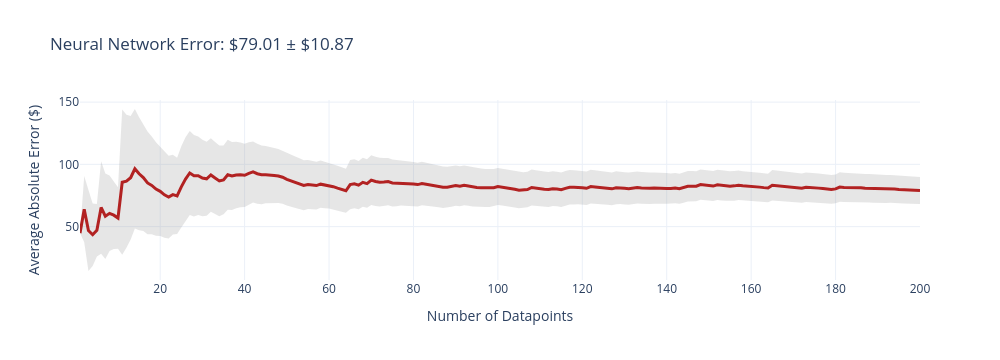
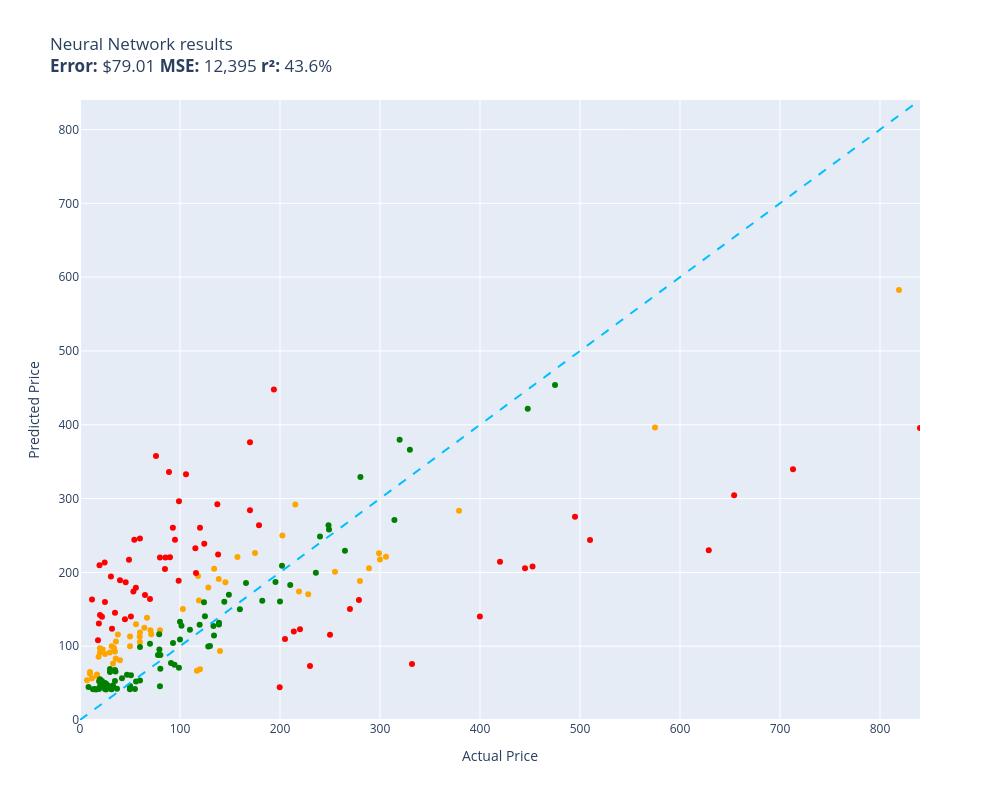

Notebook source saved alongside these figures, in order:
### Code cell
evaluate(neural_network, test)

### Figure 1 — Plotly figure (JSON) as saved in the notebook; plotly's stock layout.template omitted (floating-point values rounded to 4 significant figures; data arrays with more than 128 entries replaced by an {"elided": "..."} marker saying what was removed)
{"data": [{"fill": "toself", "fillcolor": "rgba(128,128,128,0.2)", "hoverinfo": "skip", "line": {"color": "rgba(255,255,255,0)"}, "name": "95% CI", "showlegend": false, "type": "scatter", "x": {"elided": "400 int values"}, "y": {"elided": "400 float values"}}, {"customdata": {"elided": "200x1 float values"}, "hovertemplate": "n=%{x}<br>Avg Error=$%{y:,.2f}<br>±95% CI=$%{customdata[0]:,.2f}<extra></extra>", "line": {"color": "firebrick", "width": 3}, "mode": "lines", "name": "Cumulative Avg Error", "type": "scatter", "x": {"elided": "200 int values"}, "y": {"elided": "200 float values"}}], "layout": {"height": 360, "showlegend": false, "title": {"text": "Neural Network Error: $79.01 ± $10.87"}, "width": 1000, "xaxis": {"title": {"text": "Number of Datapoints"}}, "yaxis": {"title": {"text": "Average Absolute Error ($)"}}}}

### Figure 2 — Plotly figure (JSON) as saved in the notebook; plotly's stock layout.template omitted (floating-point values rounded to 4 significant figures)
{"data": [{"customdata": [["Old Blood Noise Excess V2 Distortion Cho...\nGuess=$174.22 Actual=$219.00"], ["Stand for Raven Pro Document Scanner - P...\nGuess=$91.40 Actual=$29.85"], ["ACDelco GM Original Equipment FW339 Fron...\nGuess=$292.04 Actual=$215.33"], ["8544771 Dryer Heating Element, 279816 Th...\nGuess=$83.34 Actual=$35.74"], ["Metabo HPT 36V MultiVolt™ Cordless Rotar...\nGuess=$283.59 Actual=$379.00"], ["LOVE MEI Galaxy S10 Lite Case, Military ...\nGuess=$76.48 Actual=$32.98"], ["LD Products Compatible Toner Cartridge R...\nGuess=$99.91 Actual=$49.98"], ["PEMP E65 E66 CDC Simulate Optical Fiber ...\nGuess=$162.02 Actual=$119.00"], ["SKB iSeries 3i-13096-6KP Case for BlackM...\nGuess=$226.41 Actual=$174.99"], ["10GBase-LR SFP+ Transceiver, Handar 10GB...\nGuess=$91.38 Actual=$19.99"], ["Canon EOS Rebel T7 Digital SLR Camera wi...\nGuess=$582.61 Actual=$819.00"], ["Evergreen HSHB2005 Cylinder Head Gasket ...\nGuess=$112.78 Actual=$59.69"], ["Southwire 120V/15A Right Angle User Atta...\nGuess=$115.80 Actual=$37.87"], ["Tidal Front + Rear Fender Flares 4PC Poc...\nGuess=$200.90 Actual=$254.99"], ["DALDED LED Light Kit for Lego Sonic Gree...\nGuess=$89.33 Actual=$24.99"], ["Baseball Backpacks Large 18 Inch Bookbag...\nGuess=$99.89 Actual=$31.77"], ["Wenger City Upgrade Laptop Backpack with...\nGuess=$186.71 Actual=$145.42"], ["Diversitech WG840585 Motor, (Ddb) 1/3Hp,...\nGuess=$204.91 Actual=$134.12"], ["Retevis RT68 Soft Earhook Walkie Talkie ...\nGuess=$54.02 Actual=$6.99"], ["Evan-Fischer Front Bumper Cover Compatib...\nGuess=$250.13 Actual=$202.38"], ["Laisomeke Waterproof Junction Box, Unive...\nGuess=$56.54 Actual=$11.99"], ["Miyaya@ Funny Animal Masks Collection fo...\nGuess=$61.59 Actual=$16.99"], ["Trail Gear Twin Stick Kit for Top Shift ...\nGuess=$188.17 Actual=$279.92"], ["Beck/Arnley 0421945 Air Filter\nGuess=$106.35 Actual=$35.87"], ["IQShield Screen Protector Compatible wit...\nGuess=$64.98 Actual=$9.95"], ["Liberty Imports 12 Pack: US Military Toy...\nGuess=$59.51 Actual=$16.98"], ["Neporal Full Spectrum Light Bulb, 6000K ...\nGuess=$85.60 Actual=$18.59"], ["Pidoko Kids Train Table, Grey with 90 Pc...\nGuess=$68.67 Actual=$119.97"], ["LEGO Marvel Avengers War Machine Buster ...\nGuess=$118.54 Actual=$59.95"], ["Kingston Brass KS269SN Kingston Clawfoot...\nGuess=$221.18 Actual=$305.99"], ["Pioneer 2AM401-BN Two Handle Kitchen Fau...\nGuess=$170.41 Actual=$228.22"], ["LSSAGOON Backpack for Women Teen Kids Gi...\nGuess=$97.51 Actual=$33.99"], ["Grey Pneumatic 1311SD Impact Socket Set\nGuess=$220.67 Actual=$157.43"], ["Walker Exhaust Ultra EPA 16478 Direct Fi...\nGuess=$396.38 Actual=$574.99"], ["4pc Wheel Spacers Adapters 4\" (2inch Per...\nGuess=$66.59 Actual=$116.95"], ["LSI Broadcom SAS 9300-8i 8-port 12Gb/s S...\nGuess=$195.25 Actual=$118.00"], ["Mikrotik RB3011UIAS-RM RouterBOARD 10xGi...\nGuess=$226.01 Actual=$299.00"], ["DuraGo 29515020 Front Hub Assembly\nGuess=$179.59 Actual=$128.34"], ["Chalkboard Name Badges with Magnetic Bac...\nGuess=$97.19 Actual=$19.95"], ["Linkloos Solar Street Lights Outdoor Wat...\nGuess=$129.71 Actual=$55.99"], ["GENUINE VOLVO THERMOSTAT (3.0, 3.2) S60 ...\nGuess=$150.22 Actual=$102.85"], ["Pyle Wireless Rear View Backup Camera - ...\nGuess=$121.56 Actual=$70.45"], ["Hp Pavilion P7-1257c Motherboard Aahd3-h...\nGuess=$105.52 Actual=$59.86"], ["Amana Tool - SC587 Carbide Tipped 3-Wing...\nGuess=$116.06 Actual=$71.23"], ["LCD Screen for Dell Inspiron 17R 17.3\" H...\nGuess=$125.13 Actual=$64.37"], ["StonKraft Brass Chess Board Game Set wit...\nGuess=$93.41 Actual=$140.00"], ["Audio Techinca ATW-T1002 System 10 Handh...\nGuess=$205.67 Actual=$289.00"], ["VONADO Space Wars Colonial Viper MK1 Bui...\nGuess=$80.97 Actual=$39.99"], ["Replacement Remote Control fit for Sony ...\nGuess=$62.63 Actual=$9.99"], ["Star Wars Die-Cast Metal TITANIUM Series...\nGuess=$95.36 Actual=$22.70"], ["HP Laserjet 2100 Laser Printer W/Test Pr...\nGuess=$217.47 Actual=$299.98"], ["Viola Bow 4/4 Full Size Carbon Fiber (Bl...\nGuess=$113.02 Actual=$49.99"], ["KZ ZS10 Pro in Ear Monitor Headphone KZ ...\nGuess=$138.57 Actual=$66.99"], ["Jada Toys Ryan's World Combo Panda Airli...\nGuess=$92.67 Actual=$34.94"], ["Garmin 010-12402-10 GT15M-TM Transom-Mou...\nGuess=$190.95 Actual=$138.74"], ["MonMount Triple Monitor Stand Freestandi...\nGuess=$121.53 Actual=$79.99"]], "hovertemplate": "%{customdata[0]}<extra></extra>", "legendgroup": "orange", "marker": {"color": "orange", "size": 6, "symbol": "circle"}, "mode": "markers", "name": "orange", "orientation": "v", "showlegend": true, "type": "scatter", "x": [219.0, 29.85, 215.3, 35.74, 379.0, 32.98, 49.98, 119.0, 175.0, 19.99, 819.0, 59.69, 37.87, 255.0, 24.99, 31.77, 145.4, 134.1, 6.99, 202.4, 11.99, 16.99, 279.9, 35.87, 9.95, 16.98, 18.59, 120.0, 59.95, 306.0, 228.2, 33.99, 157.4, 575.0, 117.0, 118.0, 299.0, 128.3, 19.95, 55.99, 102.8, 70.45, 59.86, 71.23, 64.37, 140.0, 289.0, 39.99, 9.99, 22.7, 300.0, 49.99, 66.99, 34.94, 138.7, 79.99], "xaxis": "x", "y": [174.2, 91.4, 292.0, 83.34, 283.6, 76.48, 99.91, 162.0, 226.4, 91.38, 582.6, 112.8, 115.8, 200.9, 89.33, 99.89, 186.7, 204.9, 54.02, 250.1, 56.54, 61.59, 188.2, 106.3, 64.98, 59.51, 85.6, 68.67, 118.5, 221.2, 170.4, 97.51, 220.7, 396.4, 66.59, 195.2, 226.0, 179.6, 97.19, 129.7, 150.2, 121.6, 105.5, 116.1, 125.1, 93.41, 205.7, 80.97, 62.63, 95.36, 217.5, 113.0, 138.6, 92.67, 190.9, 121.5], "yaxis": "y"}, {"customdata": [["telpo Headlight Assembly Fit For 15 Camr...\nGuess=$199.19 Actual=$115.99"], ["RBC12-UPC Replacement Battery Cartridge ...\nGuess=$73.03 Actual=$229.99"], ["Bam France 2002XL Contoured Hightech Bla...\nGuess=$339.60 Actual=$713.00"], ["46mm Digital Pro High-Resolution Close-U...\nGuess=$142.37 Actual=$19.99"], ["Innovative Percussion CB-6 Chamois Bass ...\nGuess=$244.19 Actual=$54.32"], ["HK SYSTEMS 13\" Heavy Duty Black \"Push\" O...\nGuess=$204.43 Actual=$84.95"], ["Bam Trekking 3027SB Single Black Clarine...\nGuess=$75.93 Actual=$332.00"], ["DEWALT 20V MAX* XR Impact Driver with Bl...\nGuess=$208.07 Actual=$452.53"], ["Mini PC, Kinupute Desktop Computer E3-12...\nGuess=$275.22 Actual=$495.00"], ["Aolemi Oil Rubbed Bronze Single Function...\nGuess=$188.59 Actual=$98.65"], ["Deco Mount Pro Tripod Microphone Stand w...\nGuess=$245.90 Actual=$59.95"], ["Scranton & Co 3 Drawer Mobile File Cabin...\nGuess=$232.56 Actual=$115.35"], ["Task T24287 Roman Ogee Router Bit with 1...\nGuess=$179.15 Actual=$55.88"], ["Travelpro Platinum Elite Slim Business L...\nGuess=$119.95 Actual=$213.83"], ["JRready ST6313 DT Deutsch Connector Kit,...\nGuess=$44.33 Actual=$199.68"], ["15\" Locking Shower Head Extension Arm in...\nGuess=$220.10 Actual=$79.95"], ["Dakota Alert MURS Alert Probe Sensor - M...\nGuess=$122.93 Actual=$219.99"], ["152MM Hole Saws M42 Bi-Metal High Speed ...\nGuess=$107.97 Actual=$17.99"], ["Projector, CRAZVIEW Projector with WiFi ...\nGuess=$174.07 Actual=$53.40"], ["MC: Pindicator (Dual Intensity Amber)\nGuess=$189.26 Actual=$40.00"], ["Poison Spyder 10-08-020 Rocker Knocker\nGuess=$230.07 Actual=$628.76"], ["DIMARZIO 204284 DP 163FBK Blues Bucker G...\nGuess=$220.33 Actual=$89.99"], ["Lighted Triangle Mirror Cabinet Bathroom...\nGuess=$205.75 Actual=$445.00"], ["BESTILL Wall Mounted Shower Faucet Set, ...\nGuess=$357.71 Actual=$76.00"], ["Engine Thermostat, Replace 19301-PAA-306...\nGuess=$130.68 Actual=$18.89"], ["Dell Optiplex 390 Desktop Computer i3 3....\nGuess=$238.69 Actual=$124.27"], ["Satco S9596, 4 Count (Pack of 1), 4.18\nGuess=$163.30 Actual=$12.00"], ["EMART Photography C Stand with Boom Arm,...\nGuess=$260.50 Actual=$119.99"], ["KOHLER K-1185540-CP Assembly-Slider\nGuess=$186.62 Actual=$45.67"], ["Trim Kit for 2-handle Shower & Tub Valve...\nGuess=$244.22 Actual=$94.99"], ["Aeromotive 13304 Regulator, X1 Adjustabl...\nGuess=$150.49 Actual=$269.95"], ["Royal Designs, Inc. Decorative Abundant ...\nGuess=$159.72 Actual=$24.95"], ["Canon Sure Shot 90u 35mm Date Camera\nGuess=$140.19 Actual=$399.89"], ["Wilkinson LOW GAUSS Vintage Tone Strat S...\nGuess=$194.51 Actual=$30.93"], ["Ibanez M510OVS Acoustic Mandolin in Vint...\nGuess=$376.41 Actual=$169.99"], ["Berta (6 Pieces) 1-1/4 inch Overlay, 90 ...\nGuess=$213.31 Actual=$24.66"], ["CradlePoint Compact Broadband Router (CB...\nGuess=$336.16 Actual=$89.00"], ["Auertech Portable Washing Machine, 14lbs...\nGuess=$296.30 Actual=$98.99"], ["18 Inch White Undermount Kitchen Sink - ...\nGuess=$263.88 Actual=$179.00"], ["Evan Fischer Radiator Cooling Fan Assemb...\nGuess=$292.26 Actual=$137.34"], ["ECCPP Power Steering Pump for 2009-2010 ...\nGuess=$220.24 Actual=$85.48"], ["UPR Mach 1 Chin Spoiler Fits 94-98 Musta...\nGuess=$169.31 Actual=$64.99"], ["SP Air Corporation SP-8102BU 1/4-Inch He...\nGuess=$109.59 Actual=$204.99"], ["Skullcandy Hesh Evo Bluetooth Headphones...\nGuess=$164.10 Actual=$69.99"], ["ASUS VY279HE-W 27” 1080P Monitor - White...\nGuess=$224.37 Actual=$138.10"], ["Music Hall pa15.3 MM/MC Phono Preamplifi...\nGuess=$115.48 Actual=$250.00"], ["Lorell Bell Chair Glide, 2.5\", Black\nGuess=$209.49 Actual=$19.50"], ["4 Inches Rolled Muffler Tip Catback Exha...\nGuess=$447.68 Actual=$193.88"], ["CTLAMP XL-2100 Professional Quality XL-2...\nGuess=$123.51 Actual=$32.00"], ["200 ' feet True 14 Gauge AWG CCA Speaker...\nGuess=$136.50 Actual=$44.95"], ["Competition Clutch Disc and Pressure Pla...\nGuess=$243.77 Actual=$510.00"], ["KUNFINE Android Radio CarPlay & Android ...\nGuess=$332.88 Actual=$106.00"], ["VIPMOTOZ Sequential Turn Signal Premium ...\nGuess=$162.72 Actual=$278.94"], ["A-Premium Front Suspension Steering Knuc...\nGuess=$216.97 Actual=$48.99"], ["Dell XPS 13 9343-2727SLV 13.3\" Full HD S...\nGuess=$395.65 Actual=$839.99"], ["Pacific Drums PDCM1618TTRB 16 x 18 Inche...\nGuess=$214.36 Actual=$419.99"], ["Blanco 230966 Valea Stainless Steel Sink...\nGuess=$260.42 Actual=$92.88"], ["Empava 24\" Single Wall Ovens 10 Cooking ...\nGuess=$304.49 Actual=$654.14"], ["VTech Strum and Jam Kidi Musical Guitar ...\nGuess=$139.76 Actual=$21.99"], ["Pyle 2x120 Watt Home Audio Speaker Power...\nGuess=$140.12 Actual=$50.92"], ["STICKGOO Peel and Stick Backsplash for K...\nGuess=$145.14 Actual=$34.99"], ["Xiaomi Redmi 10 2022 NFC 4G LTE (128GB +...\nGuess=$284.10 Actual=$169.99"]], "hovertemplate": "%{customdata[0]}<extra></extra>", "legendgroup": "red", "marker": {"color": "red", "size": 6, "symbol": "circle"}, "mode": "markers", "name": "red", "orientation": "v", "showlegend": true, "type": "scatter", "x": [116.0, 230.0, 713.0, 19.99, 54.32, 84.95, 332.0, 452.5, 495.0, 98.65, 59.95, 115.3, 55.88, 213.8, 199.7, 79.95, 220.0, 17.99, 53.4, 40.0, 628.8, 89.99, 445.0, 76.0, 18.89, 124.3, 12.0, 120.0, 45.67, 94.99, 269.9, 24.95, 399.9, 30.93, 170.0, 24.66, 89.0, 98.99, 179.0, 137.3, 85.48, 64.99, 205.0, 69.99, 138.1, 250.0, 19.5, 193.9, 32.0, 44.95, 510.0, 106.0, 278.9, 48.99, 840.0, 420.0, 92.88, 654.1, 21.99, 50.92, 34.99, 170.0], "xaxis": "x", "y": [199.2, 73.03, 339.6, 142.4, 244.2, 204.4, 75.93, 208.1, 275.2, 188.6, 245.9, 232.6, 179.2, 119.9, 44.33, 220.1, 122.9, 108.0, 174.1, 189.3, 230.1, 220.3, 205.8, 357.7, 130.7, 238.7, 163.3, 260.5, 186.6, 244.2, 150.5, 159.7, 140.2, 194.5, 376.4, 213.3, 336.2, 296.3, 263.9, 292.3, 220.2, 169.3, 109.6, 164.1, 224.4, 115.5, 209.5, 447.7, 123.5, 136.5, 243.8, 332.9, 162.7, 217.0, 395.6, 214.4, 260.4, 304.5, 139.8, 140.1, 145.1, 284.1], "yaxis": "y"}, {"customdata": [["NewPower99 Battery Kit for Samsung Galax...\nGuess=$42.16 Actual=$54.95"], ["EXMAX NG-10X Fresnel Lens Focusing Adapt...\nGuess=$103.26 Actual=$69.98"], ["SuppliesOutlet Compatible Toner Cartridg...\nGuess=$160.32 Actual=$144.29"], ["Pump Head TBVECHI 175PSI 4KW 5.5HP 21CFM...\nGuess=$365.98 Actual=$329.90"], ["Panasonic KX-TG6511B DECT 6.0 PLUS Expan...\nGuess=$116.09 Actual=$79.20"], ["GJY Portable TV,10.6 inch Mini TV for AT...\nGuess=$95.35 Actual=$79.36"], ["APS iBoard 6-inch Aluminum (Black Powder...\nGuess=$182.81 Actual=$210.23"], ["Intermatic PX300 12V 300W Transformer wi...\nGuess=$114.64 Actual=$134.00"], ["CORSAIR Dominator Platinum RGB 32GB (2x1...\nGuess=$159.49 Actual=$124.00"], ["June Garden 12\" Sweet Dolly Charlotte - ...\nGuess=$52.44 Actual=$19.99"], ["Clementoni 39132.5 Jigsaw Puzzle 1,000 P...\nGuess=$45.82 Actual=$79.95"], ["GanFindX Portable Car Hand Controls for ...\nGuess=$150.18 Actual=$159.90"], ["KOMPUTERBAY 4GB 2X 2GB DDR2 1066MHz PC2-...\nGuess=$69.50 Actual=$80.34"], ["Mylites+ Standard Comic Book Mylar Sleev...\nGuess=$67.72 Actual=$34.99"], ["AUTOFREE LED Tail Lights Assembly Compat...\nGuess=$209.04 Actual=$201.99"], ["Adams Check Payment and Deposit Register...\nGuess=$65.76 Actual=$35.49"], ["3D Tree Hole Branches 075 Stair Risers D...\nGuess=$100.11 Actual=$129.99"], ["KOHLER 18865-CP Filtered Water Faucet, P...\nGuess=$453.85 Actual=$475.00"], ["Fjallraven, Kanken Laptop 15\" Backpack f...\nGuess=$129.01 Actual=$119.65"], ["Sumerain S1339CM Double Handle Widesprea...\nGuess=$199.61 Actual=$235.86"], ["Webcem Solar Shed Light Outdoor Indoor, ...\nGuess=$88.07 Actual=$77.96"], ["Festool 492370 Platin 2 S1000 Grit 6-Inc...\nGuess=$77.32 Actual=$91.00"], ["Western Digital Enterprise RE4-GP 2TB SA...\nGuess=$122.25 Actual=$109.95"], ["VLAND LED Smoked Taillights Compatible F...\nGuess=$248.65 Actual=$239.99"], ["PM Auto Front Right Quick Complete Strut...\nGuess=$140.54 Actual=$124.94"], ["Tablet PC Cover Compatible with Lenovo T...\nGuess=$41.60 Actual=$31.61"], ["Ultra Duster Canned Air Net 10 Oz 6-Pack\nGuess=$41.60 Actual=$49.90"], ["Ceramic Talavera Mexican Tile 4x4\", 9 Pi...\nGuess=$69.14 Actual=$29.95"], ["Marvel Legends Series X-Men 6-Inch Archa...\nGuess=$70.77 Actual=$98.95"], ["Intrepid International Dressage Letters-...\nGuess=$46.71 Actual=$26.99"], ["ANZO USA 111207 GMC SIERRA 99-06 / YUKON...\nGuess=$161.49 Actual=$182.28"], ["KUNN Small Electrician Tool Pouch Utilit...\nGuess=$52.70 Actual=$21.99"], ["iPhone 12/12 Pro Nicaragua Guardabarranc...\nGuess=$55.29 Actual=$19.97"], ["Replacement Remote Control for PANASONIC...\nGuess=$52.86 Actual=$34.95"], ["KS K-STORM Replacement Silicone Mushroom...\nGuess=$44.82 Actual=$8.50"], ["4LT LUMINETTE Vanity Opal GLS BSN\nGuess=$133.04 Actual=$99.99"], ["GE RPWF SmartWater Comparable Refrigerat...\nGuess=$42.28 Actual=$36.99"], ["Urth 62mm UV, Circular Polarizing (CPL),...\nGuess=$131.77 Actual=$139.00"], ["MGP Caliper Covers 39011SACURD Red Powde...\nGuess=$257.94 Actual=$249.00"], ["NewFantasia Replacement Audio Cable with...\nGuess=$41.97 Actual=$31.00"], ["MONOCARBON Forged Carbon Fiber Case for ...\nGuess=$53.36 Actual=$59.99"], ["AC Compressor & A/C Kit For BMW 335i 335...\nGuess=$271.08 Actual=$314.41"], ["MXR Carbon Copy Deluxe Analog Delay Guit...\nGuess=$186.82 Actual=$195.50"], ["USB Charger, CIVIE High Speed 60W Multip...\nGuess=$41.48 Actual=$15.99"], ["Cardone 84-58642 New HEI Electronic Dist...\nGuess=$185.76 Actual=$165.99"], ["Universal Power Group 12V 100Ah Sealed L...\nGuess=$160.61 Actual=$199.99"], ["Kastar Battery Pack Replacement for Sony...\nGuess=$45.80 Actual=$19.99"], ["New Replacement seat cover fits Yamaha M...\nGuess=$129.28 Actual=$138.95"], ["AZX Stylus Pencil for Apple iPad Pro 202...\nGuess=$65.08 Actual=$29.99"], ["Raspberry Pi 3 Model B+ Aluminum Case Me...\nGuess=$42.08 Actual=$14.99"], ["ROHL WSGUM3018WH Wire Sink Grids, White\nGuess=$99.42 Actual=$128.28"], ["Diversitech UC2436-3 Ultralite Condenser...\nGuess=$87.97 Actual=$80.39"], ["APS iBoard (304 Stainless Steel Polished...\nGuess=$229.27 Actual=$264.95"], ["200 Couples Conversation Cards - Enjoy B...\nGuess=$46.70 Actual=$32.97"], ["The Puppet Company - Carpet-Unicorn, Whi...\nGuess=$41.97 Actual=$19.00"], ["KYX Racing Hardened Steel Center Drive S...\nGuess=$61.38 Actual=$46.99"], ["Baumgartens Sicurix Blank PVC ID Cards (...\nGuess=$52.47 Actual=$19.11"], ["OEM Samsung Remote Control Shipped with ...\nGuess=$52.24 Actual=$56.00"], ["Venom Power Terra Hunter R/T+ R/T All-Te...\nGuess=$379.74 Actual=$319.65"], ["Custom Engagement Logo Desk Embosser Sea...\nGuess=$46.09 Actual=$49.95"], ["520 Pieces Christmas Envelope Seal Stick...\nGuess=$41.21 Actual=$25.99"], ["LD Compatible Ink Cartridge Replacement ...\nGuess=$56.67 Actual=$41.99"], ["BestPricedDecals Wine A BIT, You'll Feel...\nGuess=$41.59 Actual=$12.98"], ["VATOS 4 Packs Bubble Machine Gun for Kid...\nGuess=$45.60 Actual=$22.88"], ["Steering Wheel, Carbon Fiber Automotive ...\nGuess=$421.58 Actual=$447.74"], ["BXYJY for Samsung Galaxy Z Fold 3 Case w...\nGuess=$45.87 Actual=$49.99"], ["Disney Princess Sparkling Princess Sleep...\nGuess=$41.97 Actual=$24.95"], ["sabermaster TCG Playmat yugioh playmat T...\nGuess=$47.17 Actual=$21.99"], ["DuraGo BR5330 Front Vented Disc Brake Ro...\nGuess=$127.80 Actual=$101.51"], ["Vinyl Soft Top Roll-up Adjustable Truck ...\nGuess=$169.68 Actual=$148.88"], ["Glovion Music Stand Light, Clip On Piano...\nGuess=$46.58 Actual=$27.99"], ["Samsung DA97-07603B Freezer Ice Maker As...\nGuess=$104.20 Actual=$93.02"], ["Intex River Run Connect Lounge (Four)\nGuess=$75.00 Actual=$94.49"], ["Think Gizmos Build Your Own Robot Toys f...\nGuess=$50.14 Actual=$24.95"], ["PowerSport Front Rear Brakes and Rotors ...\nGuess=$263.89 Actual=$248.51"], ["Targus CityGear Durable Backpack, Black,...\nGuess=$127.22 Actual=$133.43"], ["Fender Hendrix Voodoo Child Coiled Instr...\nGuess=$98.90 Actual=$59.99"], ["W11130208 W10695459 Refrigerator LED Mod...\nGuess=$44.03 Actual=$26.59"], ["Fitness Center Gym Room Weight Train Dua...\nGuess=$109.02 Actual=$99.99"], ["For Volvo C70 S70 V70 V40 S40 AC Compres...\nGuess=$329.21 Actual=$280.41"], ["Refresh NSF-53 Premium Replacement Refri...\nGuess=$60.78 Actual=$50.99"], ["NICKSTON Red Sparkling Glitter Slim Band...\nGuess=$49.09 Actual=$25.99"]], "hovertemplate": "%{customdata[0]}<extra></extra>", "legendgroup": "green", "marker": {"color": "green", "size": 6, "symbol": "circle"}, "mode": "markers", "name": "green", "orientation": "v", "showlegend": true, "type": "scatter", "x": [54.95, 69.98, 144.3, 329.9, 79.2, 79.36, 210.2, 134.0, 124.0, 19.99, 79.95, 159.9, 80.34, 34.99, 202.0, 35.49, 130.0, 475.0, 119.7, 235.9, 77.96, 91.0, 110.0, 240.0, 124.9, 31.61, 49.9, 29.95, 98.95, 26.99, 182.3, 21.99, 19.97, 34.95, 8.5, 99.99, 36.99, 139.0, 249.0, 31.0, 59.99, 314.4, 195.5, 15.99, 166.0, 200.0, 19.99, 138.9, 29.99, 14.99, 128.3, 80.39, 264.9, 32.97, 19.0, 46.99, 19.11, 56.0, 319.6, 49.95, 25.99, 41.99, 12.98, 22.88, 447.7, 49.99, 24.95, 21.99, 101.5, 148.9, 27.99, 93.02, 94.49, 24.95, 248.5, 133.4, 59.99, 26.59, 99.99, 280.4, 50.99, 25.99], "xaxis": "x", "y": [42.16, 103.3, 160.3, 366.0, 116.1, 95.35, 182.8, 114.6, 159.5, 52.44, 45.82, 150.2, 69.5, 67.72, 209.0, 65.76, 100.1, 453.9, 129.0, 199.6, 88.07, 77.32, 122.2, 248.6, 140.5, 41.6, 41.6, 69.14, 70.77, 46.71, 161.5, 52.7, 55.29, 52.86, 44.82, 133.0, 42.28, 131.8, 257.9, 41.97, 53.36, 271.1, 186.8, 41.48, 185.8, 160.6, 45.8, 129.3, 65.08, 42.08, 99.42, 87.97, 229.3, 46.7, 41.97, 61.38, 52.47, 52.24, 379.7, 46.09, 41.21, 56.67, 41.59, 45.6, 421.6, 45.87, 41.97, 47.17, 127.8, 169.7, 46.58, 104.2, 75.0, 50.14, 263.9, 127.2, 98.9, 44.03, 109.0, 329.2, 60.78, 49.09], "yaxis": "y"}, {"hoverinfo": "skip", "line": {"color": "deepskyblue", "dash": "dash", "width": 2}, "mode": "lines", "name": "y = x", "showlegend": false, "type": "scatter", "x": [0, 840.0], "y": [0, 840.0]}], "layout": {"height": 800, "legend": {"title": {"text": "color"}, "tracegroupgap": 0}, "showlegend": false, "title": {"text": "Neural Network results<br><b>Error:</b> $79.01 <b>MSE:</b> 12,395 <b>r²:</b> 43.6%"}, "width": 1000, "xaxis": {"anchor": "y", "domain": [0, 1], "range": [0, 840.0], "title": {"text": "Actual Price"}}, "yaxis": {"anchor": "x", "domain": [0, 1], "range": [0, 840.0], "title": {"text": "Predicted Price"}}}}
